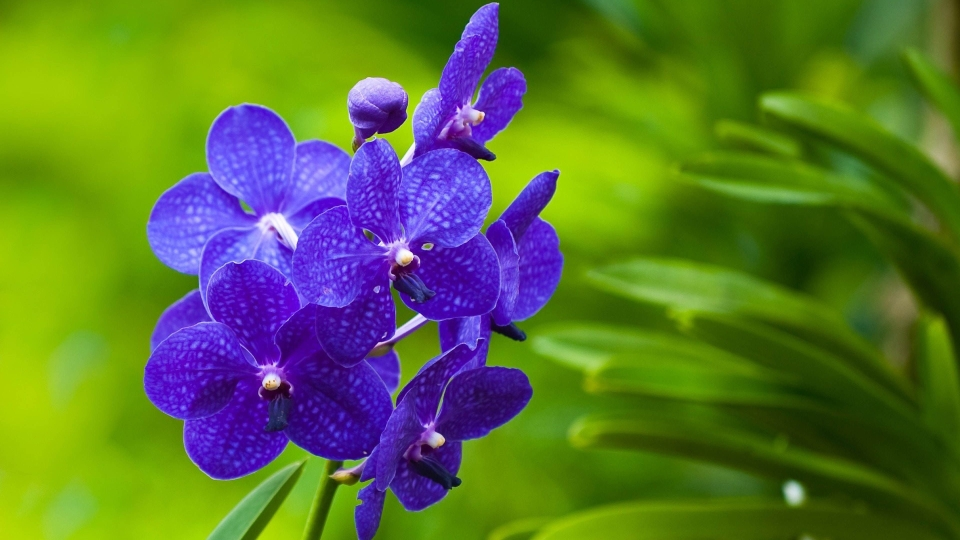
%> input picture ueb5/images/pflanze_original.bmp, 960 x 540 px
$ octave A2_3.m   (GNU Octave 9; MATLAB toolbox functions it lacks are replaced by stand-ins)
%> lines starting %> are read from the running program, lines starting %| are printed output that depends on the picture
clc
clear workspace
close all

pathPflanze = 'images\pflanze_original.bmp';
pathWand = 'images\wand_original.bmp';
imagePflanze = imread(pathPflanze);
%> imagePflanze is the input picture: size 540x960x3 uint8; mean R, G, B 92.1, 114.8, 53.4
imageWand = imread(pathWand);
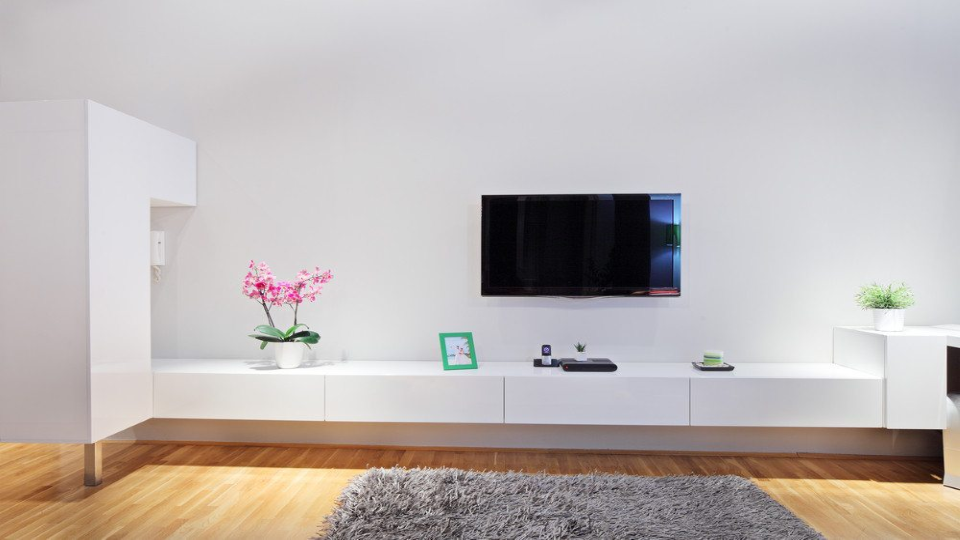
%> input picture ueb5/images/wand_original.bmp, 960 x 540 px
%> imageWand is the input picture: size 540x960x3 uint8; mean R, G, B 189.9, 182.6, 180.2

run(pathPflanze, imagePflanze, 'pflanze');
run(pathWand, imageWand, 'wand');

function run(path, image, file)
%> called with path = 'images\pflanze_original.bmp', file = 'pflanze'
    ti=size(image);
%> ti = [540 960 3]
    figure
    imshow(image);
    title(['Orginales Bild : ',path])
    xlabel(['Bildaufl鰏ung : ',num2str(ti(2)),'x',num2str(ti(1))])
    R=image(:,:,1);
    G=image(:,:,2);
    B=image(:,:,3);
    nullen=zeros(ti,'uint8');

    img_R=nullen;
    img_G=nullen;
    img_B=nullen;
    img_Y=nullen;
    img_Cb=nullen;
    img_Cr=nullen;

    img_R(:,:,1)=R;
    img_G(:,:,2)=G;
    img_B(:,:,3)=B;

    Y = 0.299*R+0.587*G+0.114*B;
    Cb= -0.1687*R-0.3313*G+0.5*B+128;
    Cr = 0.5*R-0.4187*G-0.0813*B+128;

    figure
    subplot(131)
    imshow(img_R)
    title('Komponente R')
    subplot(132)
    imshow(img_G)
    title('Komponente G')
    subplot(133)
    imshow(img_B)
    title('Komponente B')
    img_Y(:,:,1)=Y;
    img_Y(:,:,2)=Y;
    img_Y(:,:,3)=Y;
    name = strcat('result\y_',file,'.bmp');
    imwrite(img_Y, name);

    figure
    imshow(img_Y);
    title('Luminanz Y')
    img_Cb(:,:,1)=Y;
    img_Cb(:,:,2)=Y;
    img_Cb(:,:,3)=Y;

    img_Cb(:,:,1)=1.402*(-128);
    img_Cb(:,:,2)=-0.34414*(Cb-128)-0.71414*(-128);
    img_Cb(:,:,3)=1.772*(Cb-128);
    name = strcat('result\cb_',file,'.bmp');
    imwrite(img_Cb, name);

    figure
    imshow(img_Cb);
    title('Chrominance blau(Cb)')

    img_Cr(:,:,1)=1.402*(Cr-128);
    img_Cr(:,:,2)=-0.34414*(-128)-0.71414*(Cr-128);
%> call 2 of run, with path = 'images\wand_original.bmp', file = 'wand'
%> in run (call 2), `img_B(:,:,3)=B;`:
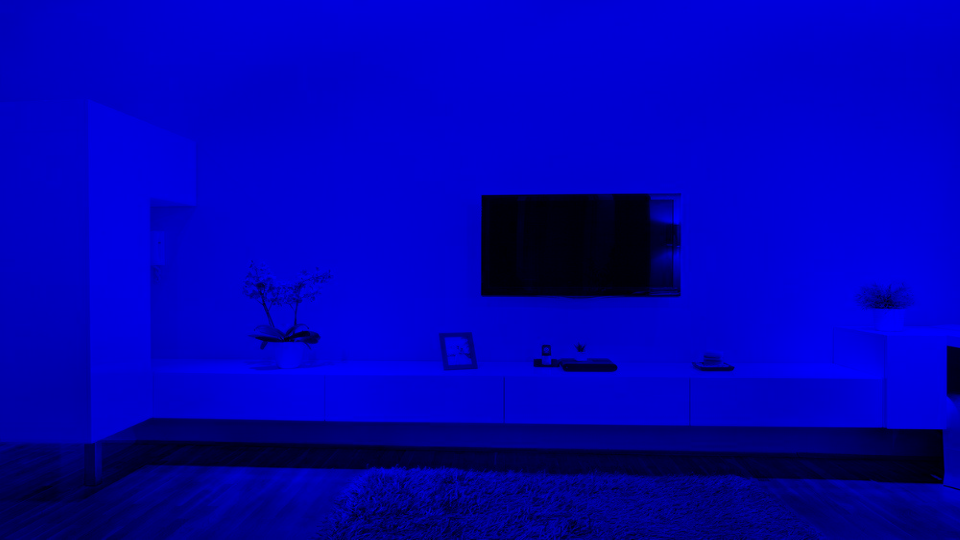
%> img_B: size 540x960x3 uint8; mean R, G, B 0, 0, 180.2
%> in run (call 2), `Cb= -0.1687*R-0.3313*G+0.5*B+128;`:
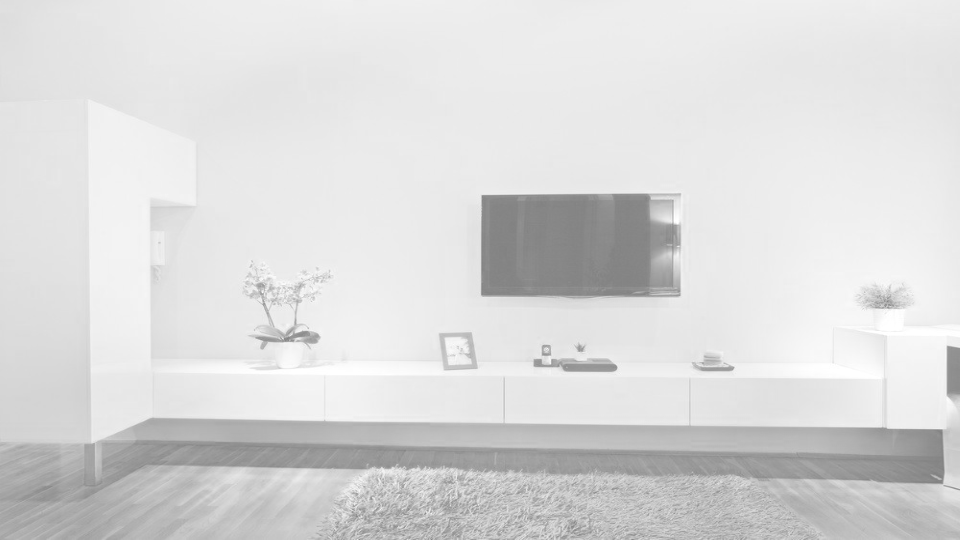
%> Cb: size 540x960 uint8; min 129, max 255, mean 218.3
%> in run (call 2), `Cr = 0.5*R-0.4187*G-0.0813*B+128;`:
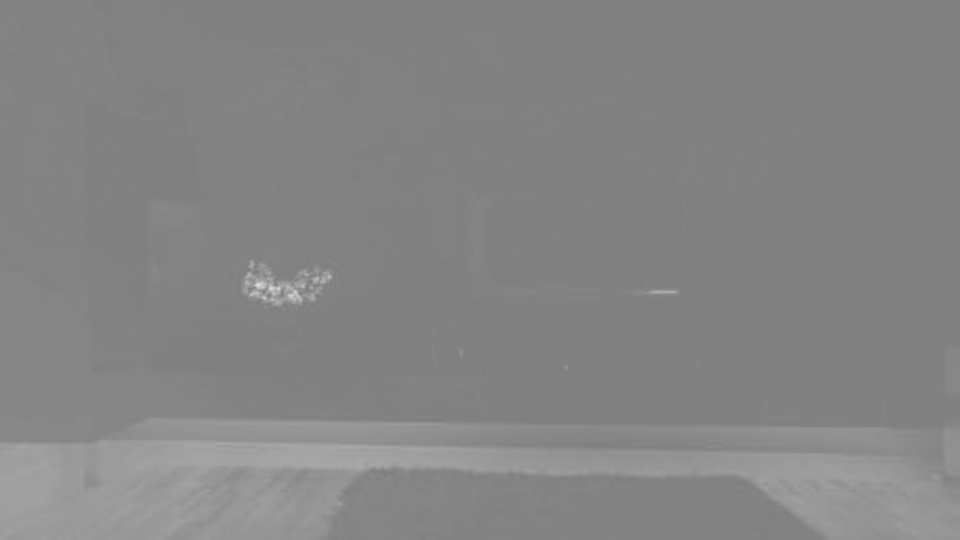
%> Cr: size 540x960 uint8; min 128, max 220, mean 132.4
%> in run (call 2), `img_Y(:,:,2)=Y;`:
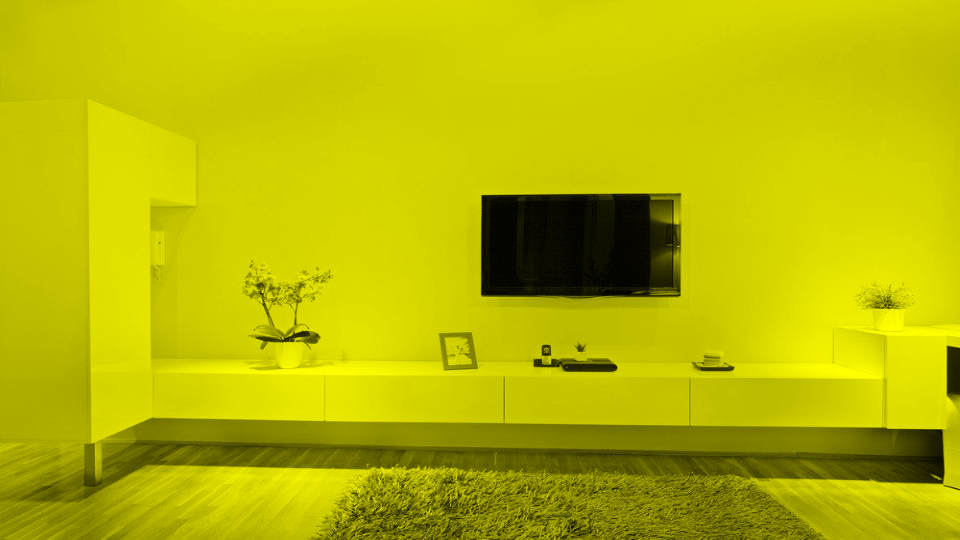
%> img_Y: size 540x960x3 uint8; mean R, G, B 184.5, 184.5, 0
%> in run (call 2), `img_Cb(:,:,3)=1.772*(Cb-128);`:
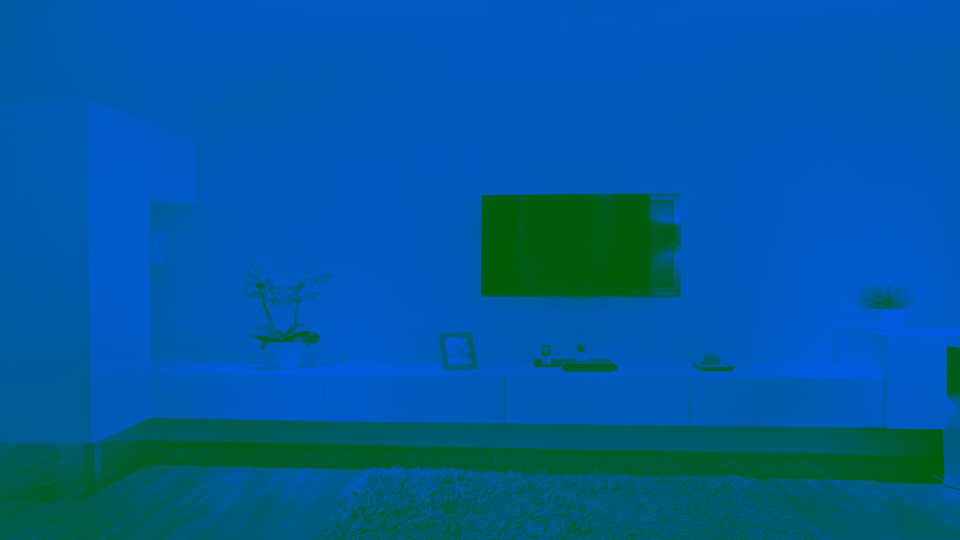
%> img_Cb: size 540x960x3 uint8; mean R, G, B 0, 91, 160.1
%> in run (call 2), `img_Cr(:,:,2)=-0.34414*(-128)-0.71414*(Cr-128);`:
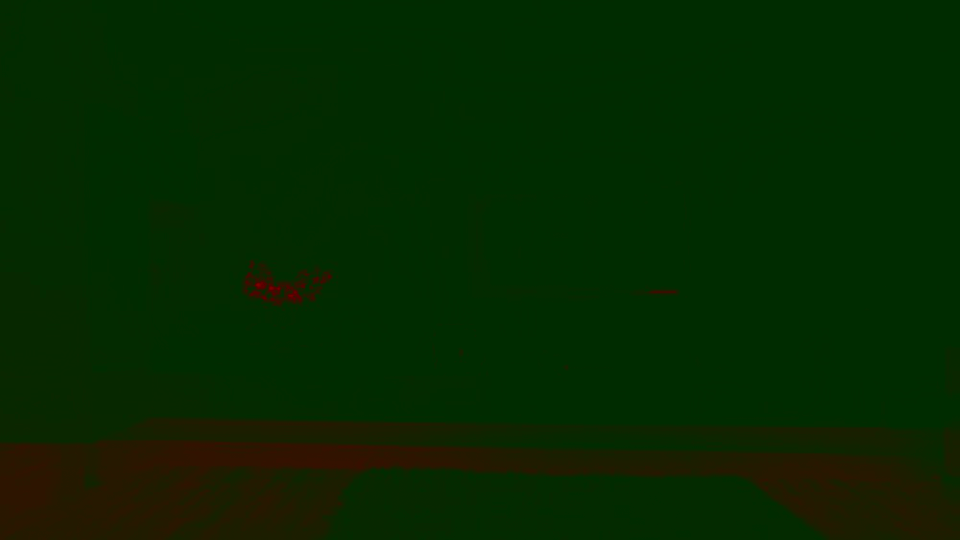
%> img_Cr: size 540x960x3 uint8; mean R, G, B 6.1, 40.8, 0
    img_Cr(:,:,3)=1.772*(-128);
    name = strcat('result\cr_',file,'.bmp');
    imwrite(img_Cr, name);

    figure
    imshow(img_Cr);
    title('Chrominanz rot (Cr)')
end
